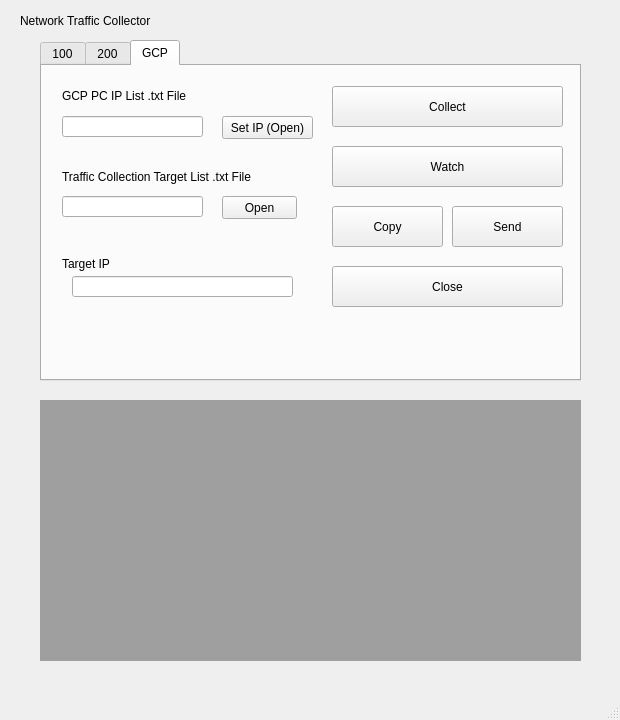
<?xml version="1.0" encoding="UTF-8"?>
<ui version="4.0">
 <class>MainWindow</class>
 <widget class="QMainWindow" name="MainWindow">
  <property name="geometry">
   <rect>
    <x>0</x>
    <y>0</y>
    <width>620</width>
    <height>720</height>
   </rect>
  </property>
  <property name="windowTitle">
   <string>MainWindow</string>
  </property>
  <widget class="QWidget" name="centralwidget">
   <widget class="QLabel" name="label">
    <property name="geometry">
     <rect>
      <x>20</x>
      <y>10</y>
      <width>141</width>
      <height>21</height>
     </rect>
    </property>
    <property name="text">
     <string>Network Traffic Collector</string>
    </property>
   </widget>
   <widget class="QTabWidget" name="tabWidget">
    <property name="geometry">
     <rect>
      <x>40</x>
      <y>40</y>
      <width>541</width>
      <height>341</height>
     </rect>
    </property>
    <property name="currentIndex">
     <number>2</number>
    </property>
    <widget class="QWidget" name="ntc_100">
     <property name="toolTipDuration">
      <number>6</number>
     </property>
     <attribute name="title">
      <string>100</string>
     </attribute>
     <widget class="QLineEdit" name="sip1001">
      <property name="geometry">
       <rect>
        <x>80</x>
        <y>20</y>
        <width>41</width>
        <height>21</height>
       </rect>
      </property>
     </widget>
     <widget class="QLabel" name="label_2">
      <property name="geometry">
       <rect>
        <x>20</x>
        <y>22</y>
        <width>56</width>
        <height>20</height>
       </rect>
      </property>
      <property name="text">
       <string>Start IP :</string>
      </property>
     </widget>
     <widget class="QLabel" name="label_3">
      <property name="geometry">
       <rect>
        <x>20</x>
        <y>62</y>
        <width>56</width>
        <height>20</height>
       </rect>
      </property>
      <property name="text">
       <string>End IP :</string>
      </property>
     </widget>
     <widget class="QLabel" name="label_4">
      <property name="geometry">
       <rect>
        <x>90</x>
        <y>60</y>
        <width>31</width>
        <height>21</height>
       </rect>
      </property>
      <property name="sizePolicy">
       <sizepolicy hsizetype="Preferred" vsizetype="Preferred">
        <horstretch>0</horstretch>
        <verstretch>0</verstretch>
       </sizepolicy>
      </property>
      <property name="text">
       <string>000</string>
      </property>
     </widget>
     <widget class="QLineEdit" name="sip1002">
      <property name="geometry">
       <rect>
        <x>130</x>
        <y>20</y>
        <width>41</width>
        <height>21</height>
       </rect>
      </property>
     </widget>
     <widget class="QLineEdit" name="sip1003">
      <property name="geometry">
       <rect>
        <x>180</x>
        <y>20</y>
        <width>41</width>
        <height>21</height>
       </rect>
      </property>
     </widget>
     <widget class="QLineEdit" name="lip1004">
      <property name="geometry">
       <rect>
        <x>230</x>
        <y>60</y>
        <width>41</width>
        <height>21</height>
       </rect>
      </property>
     </widget>
     <widget class="QLabel" name="label_5">
      <property name="geometry">
       <rect>
        <x>140</x>
        <y>60</y>
        <width>31</width>
        <height>21</height>
       </rect>
      </property>
      <property name="sizePolicy">
       <sizepolicy hsizetype="Preferred" vsizetype="Preferred">
        <horstretch>0</horstretch>
        <verstretch>0</verstretch>
       </sizepolicy>
      </property>
      <property name="text">
       <string>000</string>
      </property>
     </widget>
     <widget class="QLabel" name="label_6">
      <property name="geometry">
       <rect>
        <x>20</x>
        <y>260</y>
        <width>61</width>
        <height>16</height>
       </rect>
      </property>
      <property name="text">
       <string>Target IP</string>
      </property>
     </widget>
     <widget class="QLineEdit" name="lineEdit_2">
      <property name="geometry">
       <rect>
        <x>30</x>
        <y>280</y>
        <width>221</width>
        <height>21</height>
       </rect>
      </property>
     </widget>
     <widget class="QPushButton" name="pBtn100_collect">
      <property name="geometry">
       <rect>
        <x>290</x>
        <y>20</y>
        <width>231</width>
        <height>41</height>
       </rect>
      </property>
      <property name="text">
       <string>Collect</string>
      </property>
     </widget>
     <widget class="QPushButton" name="pBtn100_send">
      <property name="geometry">
       <rect>
        <x>410</x>
        <y>140</y>
        <width>111</width>
        <height>41</height>
       </rect>
      </property>
      <property name="text">
       <string>Send</string>
      </property>
     </widget>
     <widget class="QPushButton" name="pBtn100_watch">
      <property name="geometry">
       <rect>
        <x>290</x>
        <y>80</y>
        <width>231</width>
        <height>41</height>
       </rect>
      </property>
      <property name="text">
       <string>Watch</string>
      </property>
     </widget>
     <widget class="QPushButton" name="pBtn100_copy">
      <property name="geometry">
       <rect>
        <x>290</x>
        <y>140</y>
        <width>111</width>
        <height>41</height>
       </rect>
      </property>
      <property name="text">
       <string>Copy</string>
      </property>
     </widget>
     <widget class="QPushButton" name="pBtn100_close">
      <property name="geometry">
       <rect>
        <x>290</x>
        <y>200</y>
        <width>231</width>
        <height>41</height>
       </rect>
      </property>
      <property name="text">
       <string>Close</string>
      </property>
     </widget>
     <widget class="QLineEdit" name="sip1004">
      <property name="geometry">
       <rect>
        <x>230</x>
        <y>20</y>
        <width>41</width>
        <height>21</height>
       </rect>
      </property>
     </widget>
     <widget class="QLabel" name="label_15">
      <property name="geometry">
       <rect>
        <x>190</x>
        <y>60</y>
        <width>31</width>
        <height>21</height>
       </rect>
      </property>
      <property name="sizePolicy">
       <sizepolicy hsizetype="Preferred" vsizetype="Preferred">
        <horstretch>0</horstretch>
        <verstretch>0</verstretch>
       </sizepolicy>
      </property>
      <property name="text">
       <string>000</string>
      </property>
     </widget>
     <widget class="QLineEdit" name="cmd100">
      <property name="geometry">
       <rect>
        <x>30</x>
        <y>210</y>
        <width>221</width>
        <height>21</height>
       </rect>
      </property>
     </widget>
     <widget class="QPushButton" name="pBtn100_cmd">
      <property name="geometry">
       <rect>
        <x>180</x>
        <y>240</y>
        <width>81</width>
        <height>21</height>
       </rect>
      </property>
      <property name="text">
       <string>Send CMD</string>
      </property>
     </widget>
     <widget class="QPushButton" name="pBtnSet100ip">
      <property name="geometry">
       <rect>
        <x>190</x>
        <y>90</y>
        <width>75</width>
        <height>23</height>
       </rect>
      </property>
      <property name="text">
       <string>Set IP</string>
      </property>
     </widget>
     <widget class="QPushButton" name="pBtnOpenTargetList_2">
      <property name="geometry">
       <rect>
        <x>190</x>
        <y>160</y>
        <width>75</width>
        <height>23</height>
       </rect>
      </property>
      <property name="text">
       <string>Open</string>
      </property>
     </widget>
     <widget class="QLabel" name="label_19">
      <property name="geometry">
       <rect>
        <x>30</x>
        <y>125</y>
        <width>221</width>
        <height>31</height>
       </rect>
      </property>
      <property name="text">
       <string>Traffic Collection Target List .txt File</string>
      </property>
     </widget>
     <widget class="QLineEdit" name="gcp_TargetListPath_2">
      <property name="geometry">
       <rect>
        <x>30</x>
        <y>160</y>
        <width>141</width>
        <height>21</height>
       </rect>
      </property>
     </widget>
    </widget>
    <widget class="QWidget" name="ntc_200">
     <attribute name="title">
      <string>200</string>
     </attribute>
     <widget class="QLabel" name="label_7">
      <property name="geometry">
       <rect>
        <x>20</x>
        <y>62</y>
        <width>56</width>
        <height>20</height>
       </rect>
      </property>
      <property name="text">
       <string>End IP :</string>
      </property>
     </widget>
     <widget class="QLabel" name="label_10">
      <property name="geometry">
       <rect>
        <x>20</x>
        <y>22</y>
        <width>56</width>
        <height>20</height>
       </rect>
      </property>
      <property name="text">
       <string>Start IP :</string>
      </property>
     </widget>
     <widget class="QPushButton" name="pBtn200_send">
      <property name="geometry">
       <rect>
        <x>410</x>
        <y>140</y>
        <width>111</width>
        <height>41</height>
       </rect>
      </property>
      <property name="text">
       <string>Send</string>
      </property>
     </widget>
     <widget class="QPushButton" name="pBtn200_watch">
      <property name="geometry">
       <rect>
        <x>290</x>
        <y>80</y>
        <width>231</width>
        <height>41</height>
       </rect>
      </property>
      <property name="text">
       <string>Watch</string>
      </property>
     </widget>
     <widget class="QPushButton" name="pBtn200_collect">
      <property name="geometry">
       <rect>
        <x>290</x>
        <y>20</y>
        <width>231</width>
        <height>41</height>
       </rect>
      </property>
      <property name="text">
       <string>Collect</string>
      </property>
     </widget>
     <widget class="QPushButton" name="pBtn200_copy">
      <property name="geometry">
       <rect>
        <x>290</x>
        <y>140</y>
        <width>111</width>
        <height>41</height>
       </rect>
      </property>
      <property name="text">
       <string>Copy</string>
      </property>
     </widget>
     <widget class="QPushButton" name="pBtn200_close">
      <property name="geometry">
       <rect>
        <x>290</x>
        <y>200</y>
        <width>231</width>
        <height>41</height>
       </rect>
      </property>
      <property name="text">
       <string>Close</string>
      </property>
     </widget>
     <widget class="QLineEdit" name="sip2003">
      <property name="geometry">
       <rect>
        <x>180</x>
        <y>20</y>
        <width>41</width>
        <height>21</height>
       </rect>
      </property>
     </widget>
     <widget class="QLabel" name="label_16">
      <property name="geometry">
       <rect>
        <x>140</x>
        <y>60</y>
        <width>31</width>
        <height>21</height>
       </rect>
      </property>
      <property name="sizePolicy">
       <sizepolicy hsizetype="Preferred" vsizetype="Preferred">
        <horstretch>0</horstretch>
        <verstretch>0</verstretch>
       </sizepolicy>
      </property>
      <property name="text">
       <string>000</string>
      </property>
     </widget>
     <widget class="QLineEdit" name="sip2004">
      <property name="geometry">
       <rect>
        <x>230</x>
        <y>20</y>
        <width>41</width>
        <height>21</height>
       </rect>
      </property>
     </widget>
     <widget class="QLineEdit" name="lip2004">
      <property name="geometry">
       <rect>
        <x>230</x>
        <y>60</y>
        <width>41</width>
        <height>21</height>
       </rect>
      </property>
     </widget>
     <widget class="QLineEdit" name="sip2002">
      <property name="geometry">
       <rect>
        <x>130</x>
        <y>20</y>
        <width>41</width>
        <height>21</height>
       </rect>
      </property>
     </widget>
     <widget class="QLabel" name="label_17">
      <property name="geometry">
       <rect>
        <x>90</x>
        <y>60</y>
        <width>31</width>
        <height>21</height>
       </rect>
      </property>
      <property name="sizePolicy">
       <sizepolicy hsizetype="Preferred" vsizetype="Preferred">
        <horstretch>0</horstretch>
        <verstretch>0</verstretch>
       </sizepolicy>
      </property>
      <property name="text">
       <string>000</string>
      </property>
     </widget>
     <widget class="QLabel" name="label_18">
      <property name="geometry">
       <rect>
        <x>190</x>
        <y>60</y>
        <width>31</width>
        <height>21</height>
       </rect>
      </property>
      <property name="sizePolicy">
       <sizepolicy hsizetype="Preferred" vsizetype="Preferred">
        <horstretch>0</horstretch>
        <verstretch>0</verstretch>
       </sizepolicy>
      </property>
      <property name="text">
       <string>000</string>
      </property>
     </widget>
     <widget class="QLineEdit" name="sip2001">
      <property name="geometry">
       <rect>
        <x>80</x>
        <y>20</y>
        <width>41</width>
        <height>21</height>
       </rect>
      </property>
     </widget>
     <widget class="QLineEdit" name="lineEdit_4">
      <property name="geometry">
       <rect>
        <x>30</x>
        <y>280</y>
        <width>221</width>
        <height>21</height>
       </rect>
      </property>
     </widget>
     <widget class="QLineEdit" name="cmd200">
      <property name="geometry">
       <rect>
        <x>30</x>
        <y>210</y>
        <width>221</width>
        <height>21</height>
       </rect>
      </property>
     </widget>
     <widget class="QLabel" name="label_11">
      <property name="geometry">
       <rect>
        <x>20</x>
        <y>260</y>
        <width>61</width>
        <height>16</height>
       </rect>
      </property>
      <property name="text">
       <string>Target IP</string>
      </property>
     </widget>
     <widget class="QPushButton" name="pBtn200_cmd">
      <property name="geometry">
       <rect>
        <x>180</x>
        <y>240</y>
        <width>81</width>
        <height>21</height>
       </rect>
      </property>
      <property name="text">
       <string>Send CMD</string>
      </property>
     </widget>
     <widget class="QPushButton" name="pBtnSet200ip">
      <property name="geometry">
       <rect>
        <x>190</x>
        <y>90</y>
        <width>75</width>
        <height>23</height>
       </rect>
      </property>
      <property name="text">
       <string>Set IP</string>
      </property>
     </widget>
     <widget class="QLineEdit" name="gcp_TargetListPath_3">
      <property name="geometry">
       <rect>
        <x>30</x>
        <y>160</y>
        <width>141</width>
        <height>21</height>
       </rect>
      </property>
     </widget>
     <widget class="QPushButton" name="pBtnOpenTargetList_3">
      <property name="geometry">
       <rect>
        <x>190</x>
        <y>160</y>
        <width>75</width>
        <height>23</height>
       </rect>
      </property>
      <property name="text">
       <string>Open</string>
      </property>
     </widget>
     <widget class="QLabel" name="label_20">
      <property name="geometry">
       <rect>
        <x>30</x>
        <y>125</y>
        <width>221</width>
        <height>31</height>
       </rect>
      </property>
      <property name="text">
       <string>Traffic Collection Target List .txt File</string>
      </property>
     </widget>
    </widget>
    <widget class="QWidget" name="ntc_gcp">
     <attribute name="title">
      <string>GCP</string>
     </attribute>
     <widget class="QLabel" name="label_12">
      <property name="geometry">
       <rect>
        <x>20</x>
        <y>20</y>
        <width>191</width>
        <height>20</height>
       </rect>
      </property>
      <property name="text">
       <string>GCP PC IP List .txt File</string>
      </property>
     </widget>
     <widget class="QPushButton" name="pBtnSetGCPip">
      <property name="geometry">
       <rect>
        <x>180</x>
        <y>50</y>
        <width>91</width>
        <height>23</height>
       </rect>
      </property>
      <property name="text">
       <string>Set IP (Open)</string>
      </property>
     </widget>
     <widget class="QPushButton" name="pBtnGCP_send">
      <property name="geometry">
       <rect>
        <x>410</x>
        <y>140</y>
        <width>111</width>
        <height>41</height>
       </rect>
      </property>
      <property name="text">
       <string>Send</string>
      </property>
     </widget>
     <widget class="QPushButton" name="pBtnGCP_watch">
      <property name="geometry">
       <rect>
        <x>290</x>
        <y>80</y>
        <width>231</width>
        <height>41</height>
       </rect>
      </property>
      <property name="text">
       <string>Watch</string>
      </property>
     </widget>
     <widget class="QPushButton" name="pBtnGCP_collect">
      <property name="geometry">
       <rect>
        <x>290</x>
        <y>20</y>
        <width>231</width>
        <height>41</height>
       </rect>
      </property>
      <property name="text">
       <string>Collect</string>
      </property>
     </widget>
     <widget class="QPushButton" name="pBtnGCP_copy">
      <property name="geometry">
       <rect>
        <x>290</x>
        <y>140</y>
        <width>111</width>
        <height>41</height>
       </rect>
      </property>
      <property name="text">
       <string>Copy</string>
      </property>
     </widget>
     <widget class="QPushButton" name="pBtnGCP_close">
      <property name="geometry">
       <rect>
        <x>290</x>
        <y>200</y>
        <width>231</width>
        <height>41</height>
       </rect>
      </property>
      <property name="text">
       <string>Close</string>
      </property>
     </widget>
     <widget class="QLineEdit" name="gcp_TargetListPath">
      <property name="geometry">
       <rect>
        <x>20</x>
        <y>130</y>
        <width>141</width>
        <height>21</height>
       </rect>
      </property>
     </widget>
     <widget class="QLabel" name="label_13">
      <property name="geometry">
       <rect>
        <x>20</x>
        <y>95</y>
        <width>221</width>
        <height>31</height>
       </rect>
      </property>
      <property name="text">
       <string>Traffic Collection Target List .txt File</string>
      </property>
     </widget>
     <widget class="QLineEdit" name="gcp_ipListPath">
      <property name="geometry">
       <rect>
        <x>20</x>
        <y>50</y>
        <width>141</width>
        <height>21</height>
       </rect>
      </property>
     </widget>
     <widget class="QLineEdit" name="gcp_targetIP">
      <property name="geometry">
       <rect>
        <x>30</x>
        <y>210</y>
        <width>221</width>
        <height>21</height>
       </rect>
      </property>
     </widget>
     <widget class="QLabel" name="label_14">
      <property name="geometry">
       <rect>
        <x>20</x>
        <y>190</y>
        <width>61</width>
        <height>16</height>
       </rect>
      </property>
      <property name="text">
       <string>Target IP</string>
      </property>
     </widget>
     <widget class="QPushButton" name="pBtnGCP_OpenTargetList">
      <property name="geometry">
       <rect>
        <x>180</x>
        <y>130</y>
        <width>75</width>
        <height>23</height>
       </rect>
      </property>
      <property name="text">
       <string>Open</string>
      </property>
     </widget>
    </widget>
   </widget>
   <widget class="QMdiArea" name="mdiArea">
    <property name="geometry">
     <rect>
      <x>40</x>
      <y>400</y>
      <width>541</width>
      <height>261</height>
     </rect>
    </property>
   </widget>
  </widget>
  <widget class="QMenuBar" name="menubar">
   <property name="geometry">
    <rect>
     <x>0</x>
     <y>0</y>
     <width>620</width>
     <height>21</height>
    </rect>
   </property>
  </widget>
  <widget class="QStatusBar" name="statusbar"/>
 </widget>
 <resources/>
 <connections/>
</ui>
